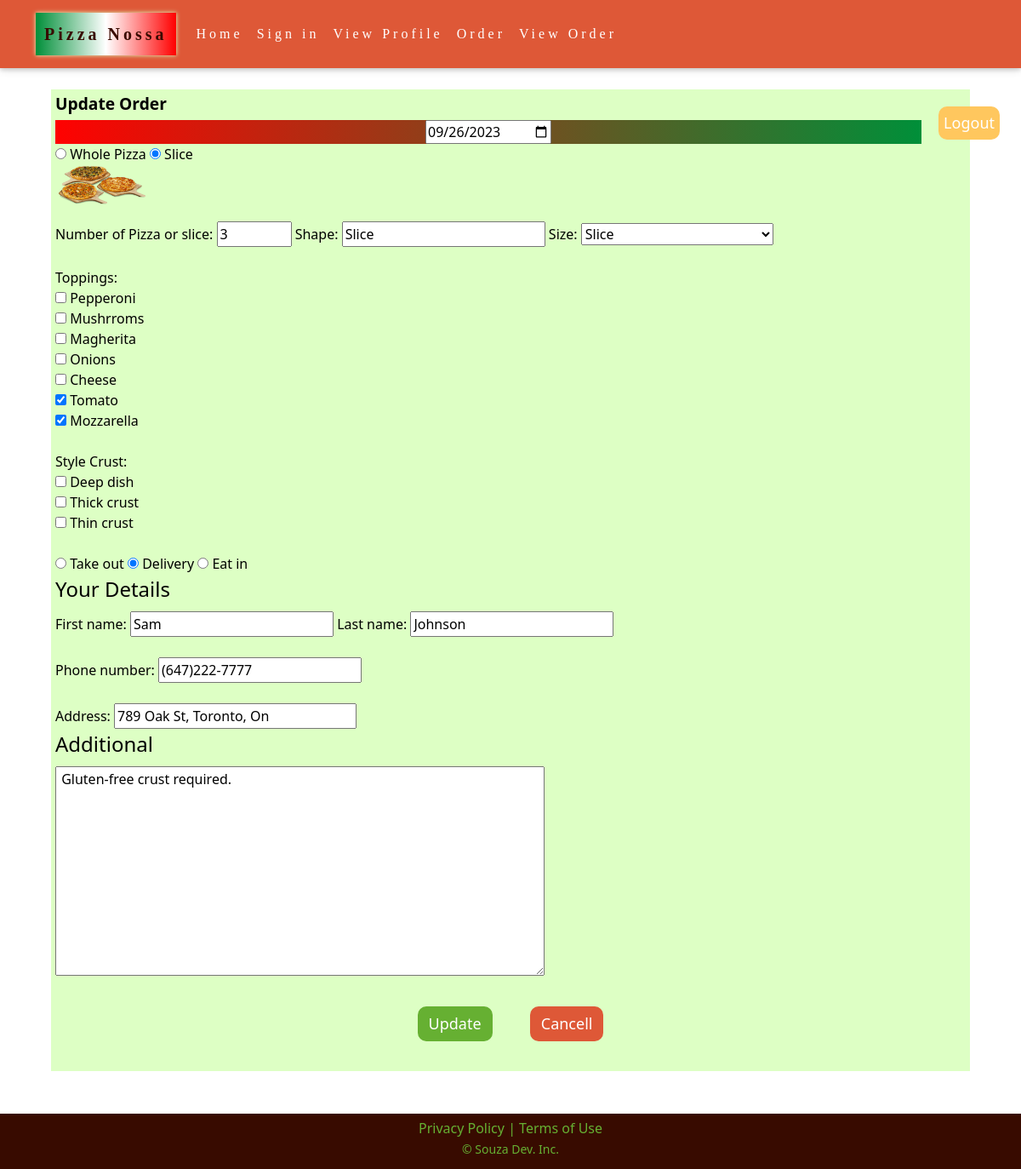
The app's page /updateOrder.php?editId=3 with its own data.
### tables this page shows
CREATE TABLE ORDERPIZZA (
	ORDER_ID INT AUTO_INCREMENT NOT NULL,
    DAYDATE DATE NOT NULL,
    WHOLESLICEPIZZA VARCHAR(15) NOT NULL,
    NUMBERPIZZA INT NOT NULL,
    SHAPE VARCHAR(15) NOT NULL,
    SIZE VARCHAR(15) NOT NULL,
    TOPPINGS VARCHAR(255) NOT NULL,    
    STYLECRUST VARCHAR(255) NOT NULL,    
    TYPEDELIVERY VARCHAR(15) NOT NULL,
    FNAME VARCHAR(15) NOT NULL,
    LNAME VARCHAR(30) NOT NULL,
    PNUMBER VARCHAR(15) NOT NULL,
    C_ADDRESS VARCHAR(100) NOT NULL,
    ADDITIONAL TEXT,
    PRIMARY KEY (ORDER_ID)
);

### inc/database.php (called while the page is built, shortened)
<?php
    class ConnectionOperation {
        private $conn;
        public function connect_db() {
            $db_host = "localhost";
            $db_user = "root";
            $db_pass = "";
            $db_name = "PIZZANOSSADB";
            $this->conn = mysqli_connect($db_host, $db_user, $db_pass, $db_name);
        }
        public function readOrderByID($order_id) {
            $selectQueryByID = "SELECT * FROM ORDERPIZZA WHERE ORDER_ID = '$order_id'";
            $queryResult = mysqli_query($this->conn, $selectQueryByID);
            if ($queryResult->num_rows > 0) {
                $row = $queryResult->fetch_assoc();
                return $row;
            } else {
                echo "Not Found!";
            }
        }
    }
    $connectionOperation = new ConnectionOperation();
?>

### updateOrder.php (the view, shortened to what this page needs)
<?php
require_once('./inc/database.php');
require('./inc/globalHeader.php');
if (isset($_GET['editId'])) {
    $editId = $_GET['editId'];
    $editOrder = $connectionOperation->readOrderByID($editId);
?>
    <main>
        <div class="div-logout">
            <a class="btn btn-logout" href="logout.php">Logout</a>
        </div>
        <section>
            <form id="area" method="post" action="./inc/editOrder.php" enctype="multipart/form-data" class="orderPizzaNossa">
                <h4>Update Order</h4>
                <fieldset>
                    <div id="date-field">
                        <input type="date" name="daydate" value="<?php echo $editOrder['DAYDATE']; ?>" id="date">
                    </div>
                </fieldset>
                <fieldset>
                    <div id="wholeSlicePizza">
                        <input type="radio" name="wholeSlicePizza" id="wholePizza" value="Whole Pizza" <?php echo ($editOrder['WHOLESLICEPIZZA'] == "Whole Pizza") ? " checked" : "" ?>>
                        <label for="wholePizza">Whole Pizza</label>
                        <input type="radio" name="wholeSlicePizza" id="slicePizza" value="Slice" <?php echo ($editOrder['WHOLESLICEPIZZA'] == "Slice") ? " checked" : "" ?>>
                        <label for="slicePizza">Slice</label>
                        <figure>
                            <img src="img/menu-pizza.png" width="110" alt="Menu-pizza">
                        </figure>
                    </div>
                    <div>
                        <label for="numberPizza">Number of Pizza or slice:</label>
                        <input type="number" name="numberPizza" id="numberPizza" min="1" max="30" value="<?php echo $editOrder['NUMBERPIZZA']; ?>" required="">
                        <label for="shape">Shape:</label>
                        <input type="text" name="shape" id="shape" value="<?php echo $editOrder['SHAPE']; ?>" required="">
                        <label for="size-select">Size:</label>
                        <select name="size" id="size-select">
                            <option value="Slice" <?php echo ($editOrder['SIZE'] == 'Slice') ? 'selected' : ''; ?>>Slice</option>
                        </select>
                    </div>
                    <br>
                    <div>
                        <label name="toppingsPizza">Toppings:</label>
                        <?php
                        $toppingsArray = explode(", ", $editOrder['TOPPINGS']);
                        ?>
                        <div>
                            <input type="checkbox" name="toppings[]" value="Pepperoni" id="pepperoni" <?php if (in_array("Pepperoni", $toppingsArray)) echo "checked"; ?>>
                            <label for="pepperoni">Pepperoni</label>
                        </div>
                        <div>
                            <input type="checkbox" name="toppings[]" value="Mushrroms" id="mushrroms" <?php if (in_array("Mushrroms", $toppingsArray)) echo "checked"; ?>>
                            <label for="mushrroms">Mushrroms</label>
                        </div>
                        <div>
                            <input type="checkbox" name="toppings[]" value="Magherita" id="magherita" <?php if (in_array("Magherita", $toppingsArray)) echo "checked"; ?>>
                            <label for="magherita">Magherita</label>
                        </div>
                        <div>
                            <input type="checkbox" name="toppings[]" value="Onions" id="onions" <?php if (in_array("Onions", $toppingsArray)) echo "checked"; ?>>
                            <label for="onions">Onions</label>
                        </div>
                        <div>
                            <input type="checkbox" name="toppings[]" value="Cheese" id="cheese" <?php if (in_array("Cheese", $toppingsArray)) echo "checked"; ?>>
                            <label for="cheese">Cheese</label>
                        </div>
                        <div>
                            <input type="checkbox" name="toppings[]" value="Tomato" id="tomato" <?php if (in_array("Tomato", $toppingsArray)) echo "checked"; ?>>
                            <label for="tomato">Tomato</label>
                        </div>
                        <div>
                            <input type="checkbox" name="toppings[]" value="Mozzarella" id="mozzarella" <?php if (in_array("Mozzarella", $toppingsArray)) echo "checked"; ?>>
                            <label for="mozzarella">Mozzarella</label>
                        </div>
                    </div>
                    <br>
                    <div>
                        <label name="styleCrustPizza">Style Crust:</label>
                        <?php
                        $styleCrustArray = explode(", ", $editOrder['STYLECRUST']);
                        ?>
                        <div>
                            <input type="checkbox" name="styleCrust[]" id="deepDish" value="Deep dish" <?php if (in_array("Deep dish", $styleCrustArray)) echo "checked"; ?>>
                            <label for="deepDish">Deep dish</label>
                        </div>
                        <div>
                            <input type="checkbox" name="styleCrust[]" id="thickCrust" value="Thick crust" <?php if (in_array("Thick crust", $styleCrustArray)) echo "checked"; ?>>
                            <label for="thickCrust">Thick crust</label>
                        </div>
                        <div>
                            <input type="checkbox" name="styleCrust[]" id="thinCrust" value="Thin crust" <?php if (in_array("Thin crust", $styleCrustArray)) echo "checked"; ?>>
                            <label for="thinCrust">Thin crust</label>
                        </div>
                    </div>
                    <br>
                    <div>
                        <div name="typeDeliveryPizza">
                            <input type="radio" name="typeDelivery[]" id="takeOut" value="Take out" <?php echo ($editOrder['TYPEDELIVERY'] == "Take out") ? " checked" : "" ?>>
                            <label for="takeOut">Take out</label>
                            <input type="radio" name="typeDelivery[]" id="delivery" value="Delivery" <?php echo ($editOrder['TYPEDELIVERY'] == "Delivery") ? " checked" : "" ?>>
                            <label for="delivery">Delivery</label>
                            <input type="radio" name="typeDelivery[]" id="eat-in" value="Eat in" <?php echo ($editOrder['TYPEDELIVERY'] == "Eat in") ? " checked" : "" ?>>
                            <label for="eat-in">Eat in</label>
                        </div>
                    </div>
                </fieldset>
                <fieldset>
                    <legend>Your Details</legend>
                    <div name="customerDetailsPizza">
                        <div>
                            <label for="fName">First name:</label>
                            <input type="text" name="fName" size="20" id="fName" value="<?php echo $editOrder['FNAME']; ?>" required="">
                            <label for="lName">Last name:</label>
                            <input type="text" name="lName" size="20" id="lName" value="<?php echo $editOrder['LNAME']; ?>" required="">
                        </div>
                        <br>
                        <div>
                            <label for="phone">Phone number:</label>
                            <input type="tel" name="pnumber" id="phone" value="<?php echo $editOrder['PNUMBER']; ?>" required="">
                        </div>
                        <br>
                        <div>
                            <label for="address">Address:</label>
                            <input type="text" name="c_address" id="address" size="25" value="<?php echo $editOrder['C_ADDRESS']; ?>" required="">
                        </div>
                    </div>
                </fieldset>
                <fieldset>
                    <legend>Additional</legend>
                    <textarea name="additional" id="additional" cols="60" rows="10"> <?php echo $editOrder['ADDITIONAL']; ?></textarea>
                </fieldset>
                <div class="button-submit-reset">
                    <button class="btn btn-send" name="submit" type="submit" id="">Update</button>
                    <button class="btn btn-noSend" name="reset" id="">
                        <a href="viewOrder.php?>">
                            Cancell
                        </a>
                    </button>
                </div>
            </form>
        </section>
    </main>
<?php
    require('./inc/globalFooter.php');
} else {
    header("Location: viewProfile.php");
    exit;
}
?>

### css/style.css (style rules this page uses)
html { font-family: 'Montserrat Alternates', sans-serif; background-color: #FFFFFF; font-size: 16px; }
body { margin: 0 auto; min-width: 390px; max-width: 1280px; color: #380B00; box-shadow: 0 0 20px #DDFFC4; }
h4 { font-size: 1.2rem; font-weight: bold; }
main { margin: 5px; padding-top: 100px; padding-bottom: 45px; }
#date-field { display: flex; justify-content: center; font-weight: bold; background: rgb(255, 0, 0); background: linear-gradient(90deg, rgba(255, 0, 0, 0.9949229691876751) 0%, rgba(0, 143, 57, 1) 100%); color: white; }
#area { margin: 0 auto; min-width: 390px; max-width: 1080px; color: black; padding: 5px; }
.button-submit-reset { text-align: center; padding: 10px; }
.btn-send { background-color: #66B032; }
.btn-noSend { background-color: #DE5837; }
.btn-noSend > a { text-decoration: none; color: #FFFFFF; }
.btn-logout { background-color: rgb(255, 199, 94); padding: 5px; float: right; }
.btn-send, .btn-noSend, .btn-logout { font-size: large; border-radius: 10px; transition: transform 0.3s; margin: 20px; outline: none; color: #FFFFFF; }
.orderPizzaNossa { background-color: #DDFFC4; }

### records on screen
orderpizza: daydate "09/26/2023", WHOLESLICEPIZZA "☐ Whole Pizza", WHOLESLICEPIZZA "☑ Slice", numberPizza "3", shape "Slice", size "Slice", TOPPINGS "☑", TYPEDELIVERY "☐ Take out", TYPEDELIVERY "☑ Delivery", TYPEDELIVERY "☐ Eat in", fName "Sam", lName "Johnson", pnumber "(647)222-7777", c_address "789 Oak St, Toronto, On", additional "Gluten-free crust required."
